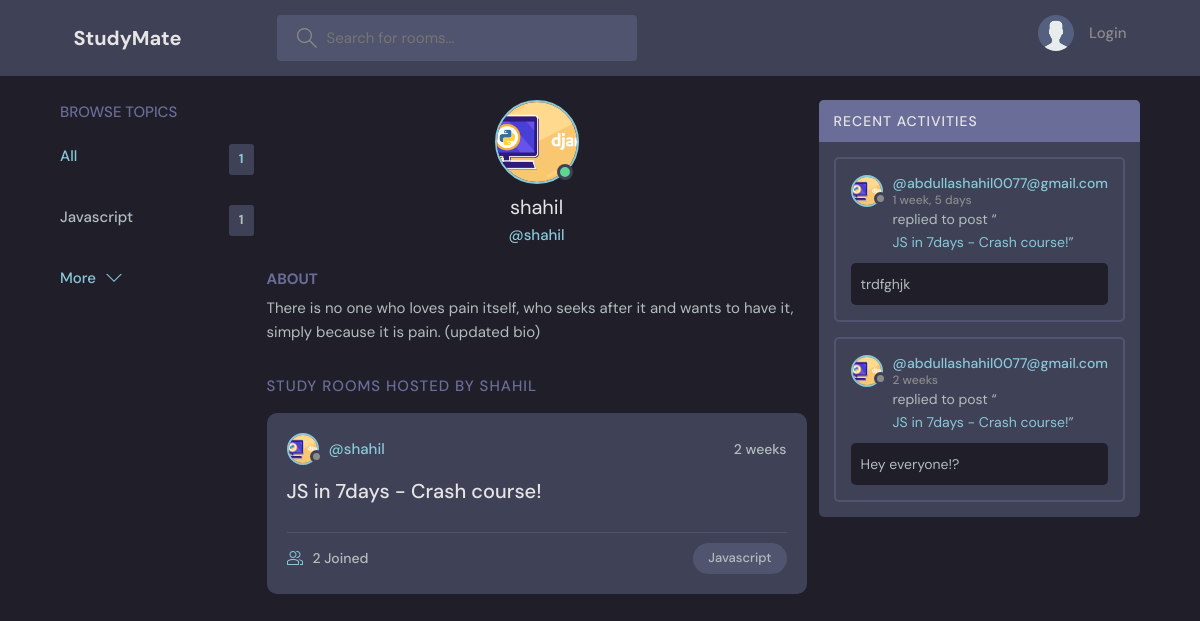
Page /profile/1/ on the committed database.
### base/models.py (models this page shows, shortened)
class Topic(models.Model):
    name = models.CharField(max_length=200)

class User(AbstractUser):
    name = models.CharField(max_length=200, null=True)
    email = models.EmailField(unique=True, null=True)
    bio = models.TextField(null=True)
    avatar = models.ImageField(null=True, default="avatar.svg")
    USERNAME_FIELD = 'email'
    REQUIRED_FIELDS = []

class Room(models.Model):
    host = models.ForeignKey(User, on_delete=models.CASCADE, null=True)
    topic = models.ForeignKey(Topic, on_delete=models.SET_NULL, null=True)
    name = models.CharField(max_length=200)
    description = models.TextField(null=True, blank=True)
    participants = models.ManyToManyField(User, related_name='participants', blank=True)
    updated = models.DateTimeField(auto_now=True)
    created = models.DateTimeField(auto_now_add=True)
    class Meta:
        ordering = ['-updated', '-created']

class Message(models.Model):
    user = models.ForeignKey(User, on_delete=models.CASCADE)
    room = models.ForeignKey(Room, on_delete=models.CASCADE)
    body = models.TextField()
    updated = models.DateTimeField(auto_now=True)
    created = models.DateTimeField(auto_now_add=True)
    class Meta:
        ordering = ['-updated', '-created']

### base/views.py (the view)
# urls.py: path('profile/<str:pk>/', views.userProfile, name="user-profile"),
def userProfile(request, pk):
    user = User.objects.get(id = pk)
    rooms = user.room_set.all()
    room_messages = user.message_set.all()
    topics = Topic.objects.all()
    context = {'user': user, 'rooms': rooms,
                'room_messages': room_messages,
                  'topics': topics
                  }
    return render(request, 'base/profile.html', context)

### base/templates/base/profile.html (shortened to what this page needs)
{% extends 'main.html' %}
{% block content %}
<main class="profile-page layout layout--3">
  <div class="container">
    <div>{% include 'base/topics_component.html' %}</div>
    <div class="roomList">
      <div class="profile">
        <div class="profile__avatar">
          <div class="avatar avatar--large active">
            <img src="{{user.avatar.url}}" />
          </div>
        </div>
        <div class="profile__info">
          <h3>{{user.username}}</h3>
          <p>@{{user.username}}</p>
        </div>
        <div class="profile__about">
          <h3>About</h3>
          <p>
            {{user.bio}}
          </p>
        </div>
      </div>
      <div class="roomList__header">
        <div>
          <h2>Study Rooms Hosted by {{user.username}}</a>
          </h2>
        </div>
      </div>
      <div>{% include 'base/feed_component.html' %}</div>
    </div>
    <div>{% include 'base/activity_component.html' %}</div>
  </div>
</main>
{% endblock %}

### base/templates/base/topics_component.html
<div class="topics">
    <div class="topics__header">
      <h2>Browse Topics</h2>
    </div>
    <ul class="topics__list">
      <li>
        <a href="{% url 'home' %}" class="active">All <span>{{topics.count}}</span></a>
      </li>
      {% for topic in topics %}
      <div>
          <li>
            <a href="{% url 'home' %}?q={{topic.name}}">{{topic.name}} <span>{{topic.room_set.all.count}}</span></a>
          </li>
      </div>
      {% endfor %}
    </ul>
    <a class="btn btn--link" href="{% url 'topics' %}">
      More
      <svg version="1.1" xmlns="http://www.w3.org/2000/svg" width="32" height="32" viewBox="0 0 32 32">
        <title>chevron-down</title>
        <path d="M16 21l-13-13h-3l16 16 16-16h-3l-13 13z"></path>
      </svg>
    </a>
  </div>

### base/templates/base/feed_component.html (shortened to what this page needs)
{% for room in rooms %}
<div class="roomListRoom">
    <div class="roomListRoom__header">
      <a href="{% url 'user-profile' room.host.id %}" class="roomListRoom__author">
        <div class="avatar avatar--small">
          <img src="{{room.host.avatar.url}}" />
        </div>
        <span>@{{room.host.username}}</span>
      </a>
      <div class="roomListRoom__actions">
        <span>{{room.created|timesince}}</span>
      </div>
    </div>
    <div class="roomListRoom__content">
      <a href="{%url 'room' room.id%}" >{{room.name}}</a>
    </div>
    <div class="roomListRoom__meta">
      <a href="{%url 'room' room.id%}" class="roomListRoom__joined">
        {{room.participants.all.count}} Joined
      </a>
      <p class="roomListRoom__topic">{{room.topic.name}}</p>
    </div>
  </div>
  {% endfor %}

### base/templates/base/activity_component.html (shortened to what this page needs)
<div class="activities">
    <div class="activities__header">
      <h2>Recent Activities</h2>
    </div>
    {% for message in room_messages %}
    <div class="activities__box">
      <div class="activities__boxHeader roomListRoom__header">
        <a href="{% url 'user-profile' message.user.id %}" class="roomListRoom__author">
          <div class="avatar avatar--small">
            <img src="{{message.user.avatar.url}}" />
          </div>
          <p>
            @{{message.user}}
            <span>{{message.created|timesince}}</span>
          </p>
        </a>
      </div>
      <div class="activities__boxContent">
        <p>replied to post “<a href="{%url 'room' message.room.id%}">{{message.room.name}}</a>”</p>
        <div class="activities__boxRoomContent">
          {{message.body }}
        </div>
      </div>
    </div>
    {% endfor %}
</div>

### rows in the picture
Topic: name "Javascript", room_set.all.count "1"
User: avatar (picture), username "shahil", bio "There is no one who loves pain itself, who seeks after it and wants to have it, simply because it is pain. (updated bio)", username "SHAHIL"
Room: host.avatar (picture), host.username "shahil", created "2 weeks", name "JS in 7days - Crash course!", participants.all.count "2", topic.name "Javascript"
Message: user.avatar (picture), user "abdullashahil0077@gmail.com", created "1 week, 5 days", room.name "JS in 7days - Crash course!", body "trdfghjk"
Message: user.avatar (picture), user "abdullashahil0077@gmail.com", created "2 weeks", room.name "JS in 7days - Crash course!", body "Hey everyone!?"

### other values in the picture
{{ topics.count }} "1"
